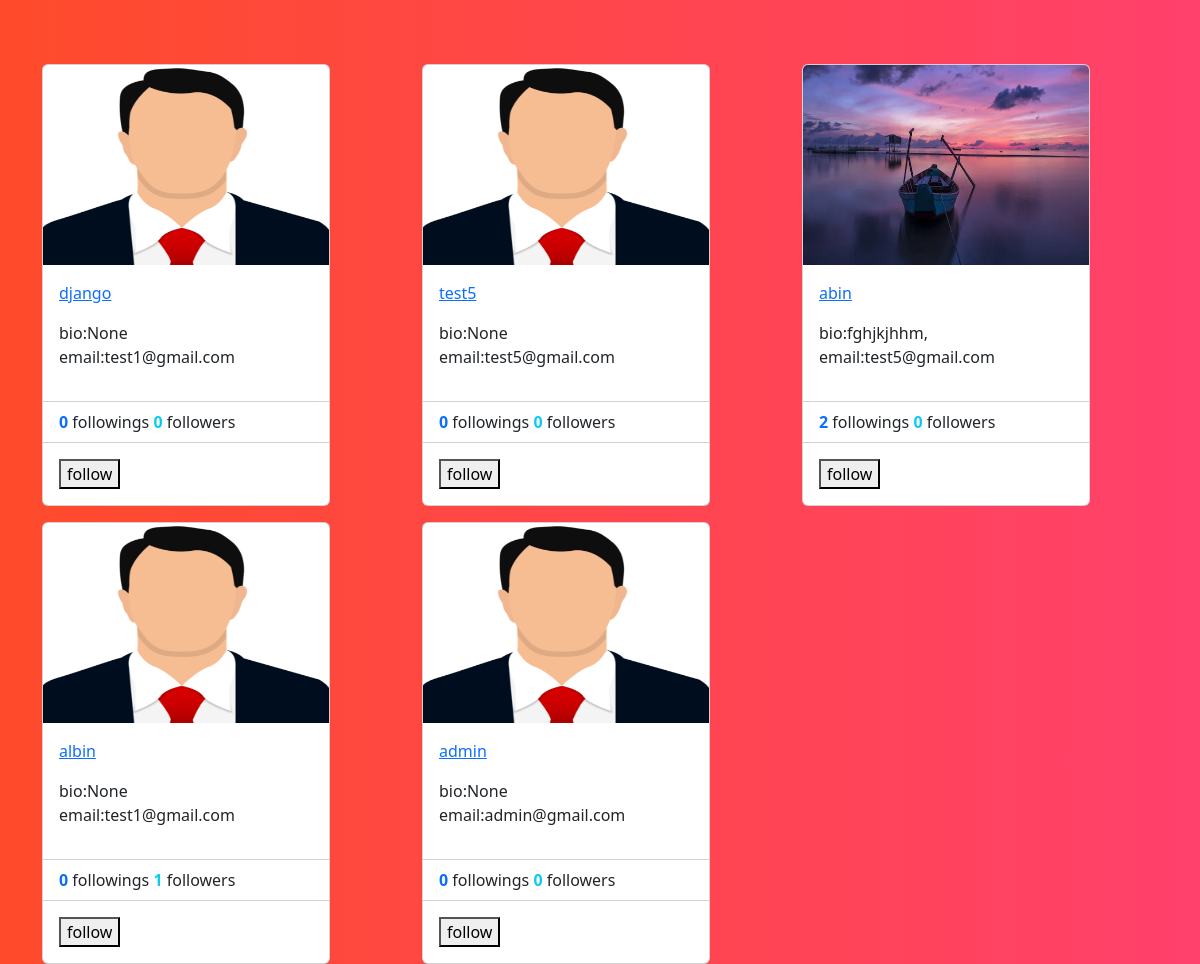
Screenshot of /profile/all (signed in) with the database file from the repository.
### socialapp/models.py (models this page shows)
class UserProfile(models.Model):
    user=models.OneToOneField(User,on_delete=models.CASCADE,related_name="profile")
    address=models.CharField(max_length=200,null=True)
    phone=models.CharField(max_length=200,null=True)
    profile_pic=models.ImageField(upload_to="profilepics",null=True,blank=True)
    dob=models.DateField(null=True)
    bio=models.CharField(max_length=200,null=True)
    following=models.ManyToManyField("self",related_name="followed_by",symmetrical=False,null=True)
    block=models.ManyToManyField("self",related_name="blocked",symmetrical=False,null=True)
    def __str__(self):
        return self.user.username

### socialapp/views.py (the view)
# urls.py: path('profile/all',views.ProfileListView.as_view(),name="profile_list"),
@method_decorator(decs,name="dispatch")
class ProfileListView(View):
    def get(self,request,*args,**kwargs):
        qs=UserProfile.objects.all().exclude(user=request.user)
        return render(request,"profile_list.html",{"data":qs})

### socialapp/templates/profile_list.html (shortened to what this page needs)
<!DOCTYPE html>
{%load static%}
<html lang="en">
<head>
    <link href="https://cdn.jsdelivr.net/npm/bootstrap@5.3.2/dist/css/bootstrap.min.css" rel="stylesheet">
</head>
<body style="background: #FF416C;
background: -webkit-linear-gradient(to right, #FF4B2B, #FF416C);
background: linear-gradient(to right, #FF4B2B, #FF416C);">
<div class="container">
    <div class="row mt-5">
        {%for profile in data%}
            <div class="col-4 mt-3">
                <div class="card" style="width: 18rem;">
                    {%if profile.profile_pic%}
                    <img src="{{profile.profile_pic.url}}" class="card-img-top" alt="..." height="200px">
                    {%else%}
                    <img src="{%static 'social/images/profilepic.png'%}" class="card-img-top" alt="..." height="200px">
                    {%endif%}
                    <div class="card-body">
                        <a href="{%url 'profile_details' profile.id %}">{{profile}}</a>
                      <p class="card-text">
                        <div>
                            bio:{{profile.bio}}
                        </div>
                       <div>
                        email:{{profile.user.email}}
                       </div>
                      </p>
                    </div>
                    <ul class="list-group list-group-flush">
                      <li class="list-group-item">
                       <span class="fw-bold text-primary"> {{profile.following.count}}</span> followings
                       <span class="fw-bold text-info">  {{profile.followed_by.count}}</span> followers </li>
                    </ul>
                    <div class="card-body">
                      <form action="{%url 'follow' profile.id %}" method="post">
                        {%if profile in request.user.profile.following.all %}
                          <button type="submit" name="action" value="unfollow">unfollow</button>
                        {%else%}
                          <button type="submit" name="action" value="follow">follow</button>
                        {%endif%}
                      </form>
                    </div>
                  </div>
            </div>
        {%endfor%}
    </div>
</div>
</body>
</html>

### rows the page displays
UserProfile: user.username "django", bio "None", user.email "test1@gmail.com", following.count "0", followed_by.count "0"
UserProfile: user.username "test5", bio "None", user.email "test5@gmail.com", following.count "0", followed_by.count "0"
UserProfile: profile_pic (picture), user.username "abin", bio "fghjkjhhm,", user.email "test5@gmail.com", following.count "2", followed_by.count "0"
UserProfile: user.username "albin", bio "None", user.email "test1@gmail.com", following.count "0", followed_by.count "1"
UserProfile: user.username "admin", bio "None", user.email "admin@gmail.com", following.count "0", followed_by.count "0"
